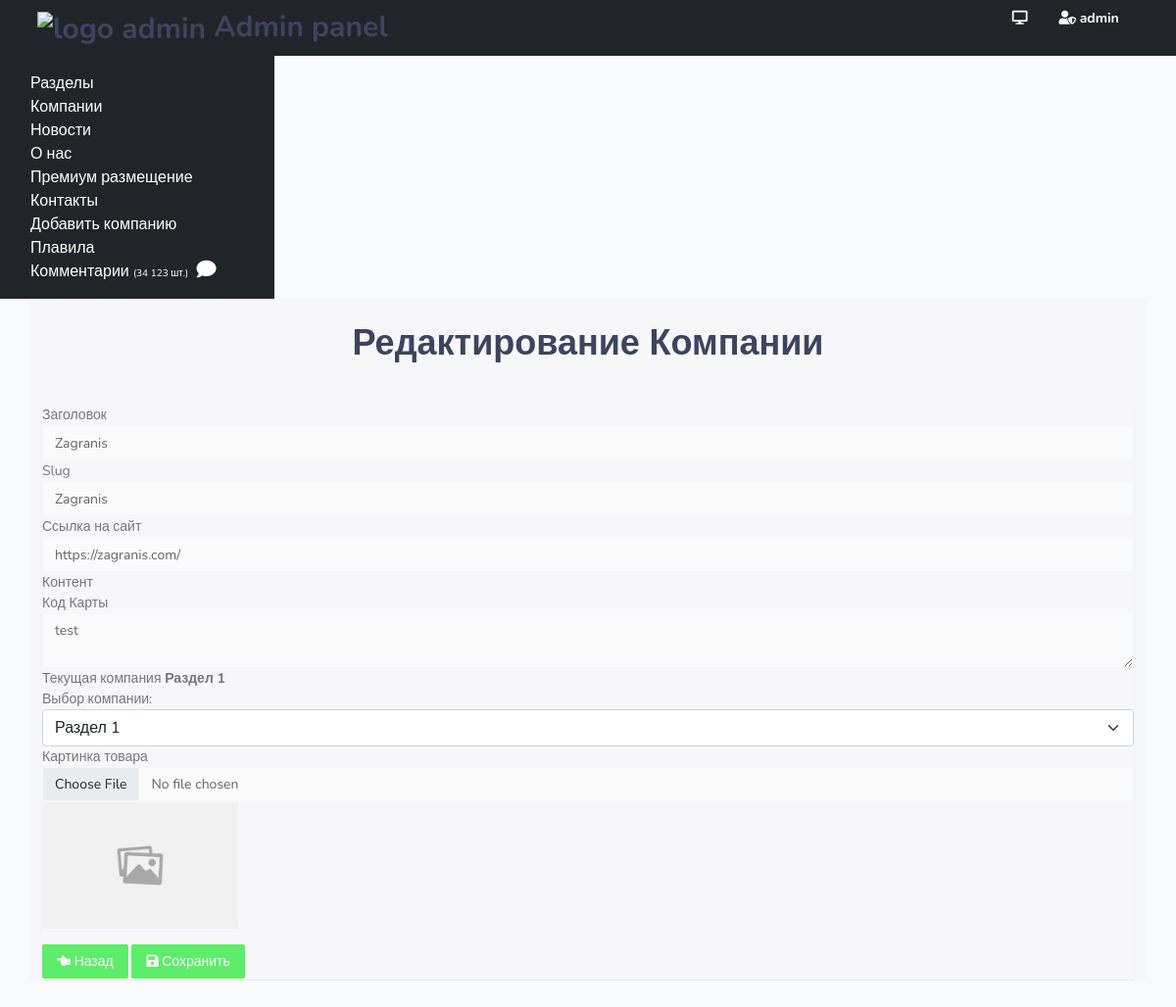
The app's page /admin/company/edit/1 (signed in) with its own data.
### models.py (models this page shows, shortened)
class Company(db.Model):
    id = db.Column(db.Integer, primary_key=True)
    title = db.Column(db.String(160))
    image = db.Column(db.String(100), nullable=True)
    slug = db.Column(db.String(140), unique=True)
    href = db.Column(db.String(100), nullable=True)
    content = db.Column(db.Text)
    map = db.Column(db.Text)
    comments = db.relationship("Comments", backref=db.backref('company'))
    divorced_id = db.Column(db.Integer, db.ForeignKey('divorced.id'), nullable=False)

class Divorced(db.Model):
    id = db.Column(db.Integer, primary_key=True)
    title = db.Column(db.String(160))
    image = db.Column(db.String(100), nullable=True)
    slug = db.Column(db.String(140), unique=True)
    companys = db.relationship("Company", backref=db.backref('divorced'))

### view.py (the view)
@app.route('/admin/company/edit/<int:id>', methods=['GET', 'POST'])
@login_required
def edit_company(id):
    divorced = Divorced.query.all()
    company = Company.query.get(id)
    if request.method == 'POST':
        company.title = request.form['title']
        company.href = request.form['href']
        company.map = request.form['map']
        company.content = request.form['content']
        company.slug = request.form['slug']
        company.divorced_id = request.form['divorced_id']
        if request.files['image'].filename == '':
            pass
        else:
            image_url_main = photos.save(request.files["image"])
            company.image = 'images/' + image_url_main
        try:
            db.session.commit()
            return redirect(request.referrer)
        except:
            return "При редактировании произошла ошибка"
    else:
        return render_template('admin/edit_company.html', admin=True, company=company, divorced=divorced)

### templates/admin/edit_company.html (shortened to what this page needs)
{% extends 'admin/base.html' %}
{% block content %}
<div class="row">
    <div class="col-lg-12 text-center">
        <div class="page-title-box">
            <div class="row align-items-center">
                <div class="col-md-12">
                    <h1 class="page-title m-0">Редактирование Компании</h1>
                </div>
            </div>
        </div>
    </div>
</div>
<div class="row mt-3">
    <div class="col-lg-12">
        <form method="POST" enctype="multipart/form-data">
            <div class="panel-body">
                <div class="row">
                    <div class="col-lg-12 ">
                        <div class="tab-content" id="myTabContent">
                            <div class="tab-pane fade show active" id="home" role="tabpanel" aria-labelledby="home-tab">
                                <div class="form-group">
                                <label>Заголовок</label>
                                <input type="text" class="form-control" name="title" value="{{ company.title }}">
                                </div>
                                <div class="tab-pane fade show active" id="home" role="tabpanel" aria-labelledby="home-tab">
                                <div class="form-group">
                                <label>Slug</label>
                                <input type="text" class="form-control" name="slug" value="{{ company.slug }}">
                                </div>
                                <div class="form-group">
                                <label>Ссылка на сайт</label>
                                <input type="text" class="form-control" name="href" value="{{ company.href }}">
                                </div>
                                <div class="form-group">
                                <label>Контент</label>
                                </div>
                                <div class="form-group">
                                <label>Код Карты</label>
                                    <textarea class="form-control" id="description" name="map">{{ company.map }}</textarea>
                                </div>
                              <div class="form-group">
                                  <label>Текущая компания
                                      {% for i in divorced %}
                                          {% if i.id == company.divorced_id %}
                                              <b>{{ i.title }}</b>
                                          {% endif %}
                                      {% endfor %}
                                     </label><br>
								<label>Выбор компании:</label>
								<select class="form-select" id="divorced_id" name="divorced_id" aria-label="Default select example">
                                         <option value="{{ company.divorced_id }}" selected> {% for i in divorced %}
                                          {% if i.id == company.divorced_id %}
                                              <b>{{ i.title }}</b>
                                          {% endif %}
                                      {% endfor %}</option>
                                </select>
                            </div>
                                <div class="form-group">
                             <label>Картинка товара</label>
                               <input type="file" name="image" class="form-control">
                                    {% if company.image %}
                             <img src="{{ url_for('static', filename=company.image) }}" alt="{{ company.title }}" width="200" >
{% endif %}
                            </div>
                            </div>
                        <div class="form-group mt-3">
                            <a href="{{ url_for('all_company') }}" class="btn btn-success"> <i class="fas fa-hand-point-left"></i> Назад</a>
                            <button type="submit" class="btn btn-success">
                            <i class="fas fa-save"></i> Сохранить
                            </button>
                        </div>
                    </div>
                </div>
            </div>
            </div>
            </div>
        </form>
    </div>
</div>
{% endblock %}

### static/assets/css/style.css (style rules this page uses)
body { background: #f8f9fa; font-family: "Nunito", sans-serif; margin: 0; font-size: 14px; }
html { overflow-x: hidden; position: relative; min-height: 100%; background: #f8f9fa; }
h1, h2, h3, h4, h5, h6 { color: #3e445e; font-weight: bold; margin: 10px 0; }
h1 { line-height: 43px; font-size: 36px; }
* { outline: none !important; }
.row { margin-right: -10px; margin-left: -10px; }
.col, .col-1, .col-10, .col-11, .col-12, .col-2, .col-3, .col-4, .col-5, .col-6, .col-7, .col-8, .col-9, .col-auto, .col-lg, .col-lg-1, .col-lg-10, .col-lg-11, .col-lg-12, .col-lg-2, .col-lg-3, .col-lg-4, .col-lg-5, .col-lg-6, .col-lg-7, .col-lg-8, .col-lg-9, .col-lg-auto, .col-md, .col-md-1, .col-md-10, .col-md-11, .col-md-12, .col-md-2, .col-md-3, .col-md-4, .col-md-5, .col-md-6, .col-md-7, .col-md-8, .col-md-9, .col-md-auto, .col-sm, .col-sm-1, .col-sm-10, .col-sm-11, .col-sm-12, .col-sm-2, .col-sm-3, .col-sm-4, .col-sm-5, .col-sm-6, .col-sm-7, .col-sm-8, .col-sm-9, .col-sm-auto, .col-xl, .col-xl-1, .col-xl-10, .col-xl-11, .col-xl-12, .col-xl-2, .col-xl-3, .col-xl-4, .col-xl-5, .col-xl-6, .col-xl-7, .col-xl-8, .col-xl-9, .col-xl-auto { padding-left: 10px; padding-right: 10px; }
.form-control { -moz-border-radius: 2px; -moz-box-shadow: inset 0 1px 2px rgba(0, 0, 0, 0.1); -webkit-border-radius: 2px; -webkit-box-shadow: inset 0 1px 2px rgba(0, 0, 0, 0.1); background-color: #fafafa; border-radius: 2px; border: 1px solid #f4f7Fa; -webkit-box-shadow: none; box-shadow: none; height: 36px; color: rgba(0, 0, 0, 0.6); font-size: 14px; }
.tab-content { border: 1px solid #f4f7Fa; -webkit-box-shadow: 0 1px 1px rgba(0, 0, 0, 0.05); box-shadow: 0 1px 1px rgba(0, 0, 0, 0.05); color: #777777; }
textarea.form-control { height: auto; }
.m-0 { margin: 0px !important; }
.btn { border-radius: 2px; padding: 6px 14px; font-size: 14px; }
.btn-primary, .btn-success, .btn-info, .btn-warning, .btn-danger, .btn-inverse, .btn-purple, .btn-pink, .btn-orange, .btn-brown, .btn-teal { color: #ffffff !important; }
.btn-success { background-color: #5eed6a !important; border: 1px solid #5eed6a !important; }
body { padding-bottom: 65px; }
.page-title-box { padding: 24px 0px; }

### records on screen
Company: title "Zagranis", slug "Zagranis", href "https://zagranis.com/", map "test", image (placeholder picture)
Divorced: title "Раздел 1", divorced_id "Раздел 1"
